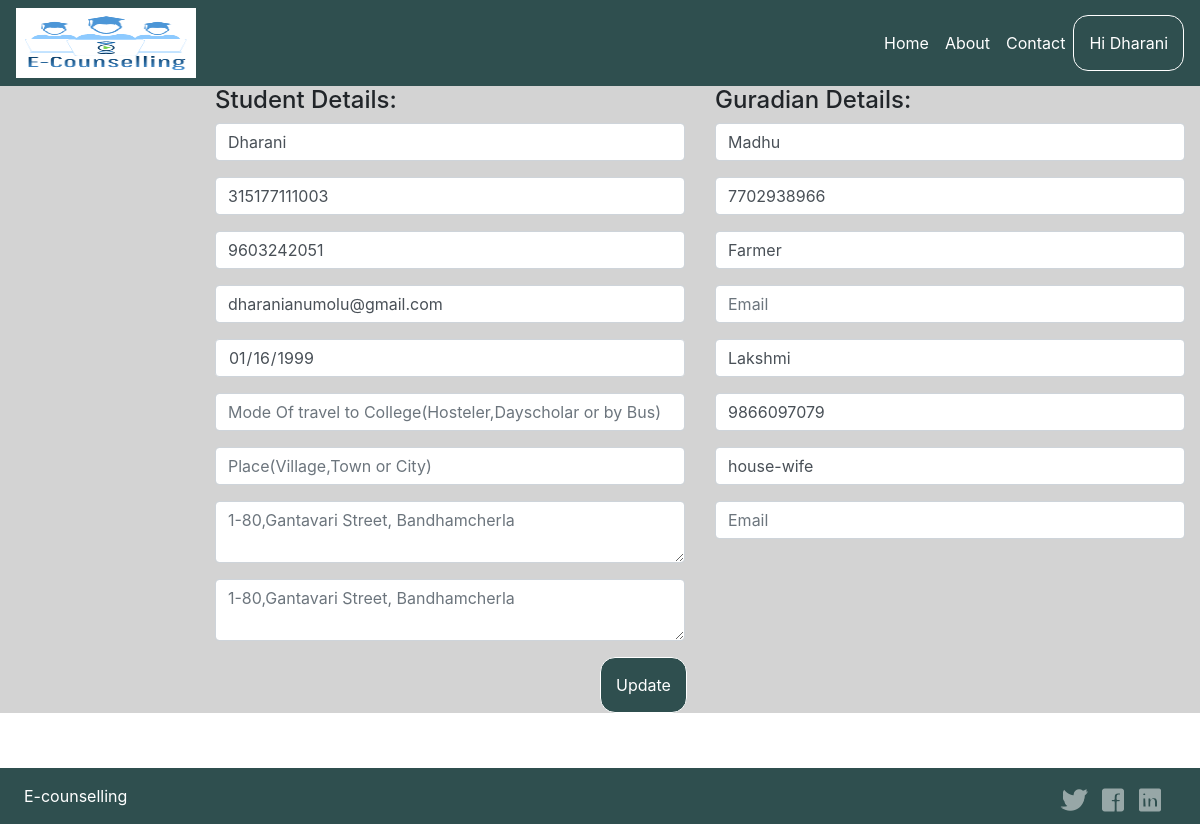
Screenshot of /edit_student_profile.php (signed in) with the database file from the repository.
### tables this page shows
CREATE TABLE `student_reg` (
  `username` varchar(50) NOT NULL,
  `userid` bigint(15) NOT NULL,
  `password` varchar(50) NOT NULL,
  `cpassword` varchar(50) NOT NULL
);

CREATE TABLE `student_profile` (
  `student_name` varchar(50) NOT NULL,
  `student_id` bigint(15) NOT NULL,
  `phno` bigint(15) NOT NULL,
  `email` varchar(50) NOT NULL,
  `dob` date NOT NULL,
  `gender` varchar(11) NOT NULL,
  `presaddr` varchar(100) NOT NULL,
  `permaddr` varchar(100) NOT NULL,
  `image` longblob NOT NULL,
  `fname` varchar(50) NOT NULL,
  `fphno` bigint(15) NOT NULL,
  `foccu` varchar(30) NOT NULL,
  `femail` varchar(50) NOT NULL,
  `mname` varchar(50) NOT NULL,
  `mphno` bigint(15) NOT NULL,
  `moccu` varchar(50) NOT NULL,
  `memail` varchar(50) NOT NULL,
  `mtc` varchar(20) NOT NULL,
  `place` varchar(20) NOT NULL
);

### student_session.php (called while the page is built, shortened)
 <?php
include('connection.php');
 $user_check = $_SESSION['login_user'];
	$sql = "select username from student_reg where userid = '$user_check'";
	$ses_sql = mysqli_query($con, $sql);
	$row = mysqli_fetch_assoc($ses_sql);
	$login_session = $row['username'];
	$session_id = $user_check;
?>

### edit_student_profile.php (the view, shortened to what this page needs)
<?php
include('connection.php');
include('student_session.php');
?>
<!doctype html>
<html lang="en">
  <head>
    <link rel="stylesheet" href="https://stackpath.bootstrapcdn.com/bootstrap/4.2.1/css/bootstrap.min.css">
    <link rel="stylesheet" href="sytle.css" class="css">
    <link rel="stylesheet" href="https://use.fontawesome.com/releases/v5.0.13/css/all.css">
  </head>
  <body>
    <div class="flex-wrapper">
        <nav class="navbar navbar-expand-md navbar-dark bg-dark">
		<div class="navbar-collapse collapse w-100 order-1 order-md-0 dual-collapse2">
			<ul class="navbar-nav mr-auto">
				<li class="nav-item active">
			   <img src="images/7c787b68-5ede-454b-82e4-b18a90555daf.png" alt="" width="180" height="70">
				</li>
			</ul>
		</div>
		<div class="navbar-collapse collapse w-100 order-3 dual-collapse2">
			<ul class="navbar-nav ml-auto">
            <li class="nav-item">
                <a class="nav-link" href="index.php">Home</a>
            </li>
            <li class="nav-item">
                <a class="nav-link" href="about.php" >About</a>
            </li>
            <li class="nav-item">
                <a class="nav-link" href="contact.html">Contact</a>
            </li>
			</ul>
            <div class="dropdown">
				<button class="btn">Hi <?php echo $login_session; ?></button>
			</div>
		</div>
		</nav>
<?php
							$sql="SELECT * from student_profile where student_id = '$session_id'";
							$con = mysqli_connect("localhost","root","","sample");
							$rs= mysqli_query($con, $sql) or die(mysql_error());
								while($res=mysqli_fetch_array($rs))
								{
									$userid = $res['student_id'];
									$name = $res['student_name'];
									$phno = $res['phno'];
									$email = $res['email'];
									$dob = $res['dob'];
									$permaddr = $res['permaddr'];
									$presaddr = $res['presaddr'];
									$fname = $res['fname'];
									$fphno = $res['fphno'];
									$foccu = $res['foccu'];
									$femail = $res['femail'];
									$mname = $res['mname'];
									$mphno = $res['mphno'];
									$moccu = $res['moccu'];
									$memail = $res['memail'];
									$mtc = $res['mtc'];
									$place = $res['place'];
								}
									?>
    <div class="site-content container-fluid ">
        <div class="row">
            <div class="col-sm-2"></div>
            <div class="col-sm-5">
<form name="myform" method="POST" action="edit_student_profile_code.php" enctype="multipart/form-data">
<h4>Student Details:</h4>
                <div class="form-group">
                    <input type="text" class="form-control" id="exampleInputEmail1" name="sname" placeholder="Student Name" value="<?php echo $name; ?>">
                  </div>
				  <div class="form-group">
                    <input type="number" class="form-control" id="exampleInputEmail1" name="sid" placeholder="ID" value="<?php echo $userid; ?>">
                  </div>
                <div class="form-group">
                    <input type="number" class="form-control" id="exampleInputEmail1" name="phno" placeholder="MobileNo" value="<?php echo $phno; ?>">
                  </div>
				<div class="form-group">
                    <input type="email" class="form-control" id="exampleInputEmail1" name="email" placeholder="Email" value="<?php echo $email; ?>">
                  </div>
                  <div class="form-group">
                    <input type="date" class="form-control" id="exampleInputEmail1" name="dob" placeholder="Date of Birth" value="<?php echo $dob; ?>">
                  </div>
				  <div class="form-group">
                    <input type="text" class="form-control" id="exampleInputEmail1" name="mtc" placeholder="Mode Of travel to College(Hosteler,Dayscholar or by Bus)" value="<?php echo $mtc; ?>">
                  </div>
                  <div class="form-group">
                    <input type="text" class="form-control" id="exampleInputEmail1" name="place" placeholder="Place(Village,Town or City)" value="<?php echo $place; ?>">
                  </div>
                  <div class="form-group">
                     <textarea class="form-control" id="exampleFormControlTextarea1" rows="2" name="addr" placeholder="<?php echo $presaddr; ?>" value="<?php echo $presaddr; ?>"></textarea>
                   </div>
					<div class="form-group">
                     <textarea class="form-control" id="exampleFormControlTextarea1" rows="2" name="permaddr" value="<?php echo $permaddr ; ?>" placeholder="<?php echo $permaddr ; ?>"></textarea>
                   </div>
            </div>
            <div class="col-sm-5">
                <h4>Guradian Details:</h4>
                <div class="form-group">
                    <input type="text" class="form-control" id="exampleInputEmail1" name="f_name" placeholder="Father's Name" value="<?php echo $fname; ?>">
                  </div>
                <div class="form-group">
                    <input type="number" class="form-control" id="exampleInputEmail1" name="f_phno" placeholder="MobileNo" value="<?php echo $fphno; ?>">
                  </div>
                  <div class="form-group">
                    <input type="text" class="form-control" id="exampleInputEmail1" name="f_occu" placeholder="Occupation" value="<?php echo $foccu; ?>">
                  </div>
				  <div class="form-group">
                    <input type="email" class="form-control" id="exampleInputEmail1" name="f_email" placeholder="Email" value="<?php echo $femail; ?>">
                  </div>
                <div class="form-group">
                    <input type="text" class="form-control" id="exampleInputEmail1" name="m_name" placeholder="Mother's Name" value="<?php echo $mname; ?>">
                  </div>
                  <div class="form-group">
                    <input type="number" class="form-control" id="exampleInputEmail1" name="m_phno" placeholder="MobileNo" value="<?php echo $mphno; ?>">
                  </div>
                  <div class="form-group">
                    <input type="text" class="form-control" id="exampleInputEmail1" name="m_occu" placeholder="Occupation" value="<?php echo $moccu; ?>">
                  </div>
				<div class="form-group">
                    <input type="email" class="form-control" id="exampleInputEmail1" name="m_email" placeholder="Email" value="<?php echo $memail; ?>">
                  </div>
				  </div>
			<div class="col-sm-6"></div>
			<input type="submit" class="btn " name="submit" value="Update"></button>
        </div>
    </div>
<div class="footer">
  <nav class="navbar navbar-expand-md navbar-dark bg-dark">
    <div class="navbar-collapse collapse w-100 order-1 order-md-0 dual-collapse2">
        <ul class="navbar-nav mr-auto">
            <li class="nav-item active">
                <a class="nav-link" href="#">E-counselling</a>
            </li>
        </ul>
    </div>
    <div class="navbar-collapse collapse w-100 order-3 dual-collapse2">
        <ul class="navbar-nav ml-auto">
          <li class="nav-item">
            <a class="nav-link" href="#"><i class=" close fab fa-twitter"style="color:white;"></i></a>
        </li>
        <li class="nav-item">
            <a class="nav-link" href="#"><i class="fab fa-facebook-square close"style="color:white;"></i></a>
        </li>
         <li class="nav-item">
            <a class="nav-link" href="#"><i class="fab fa-linkedin close"style="color:white;"></i></a>
        </li>
             <li class="nav-item">
                <a class="nav-link" href="#"></a>
            </li>
        </ul>
    </div>
</nav>
  </div>
  </div>
</body>
</html>

### sytle.css (style rules this page uses)
.navbar { background-color:darkslategray !important; }
.navbar .navbar-nav li a { color: #FFF ! important; }
.btn { padding-left: 15px; padding-right: 15px; padding-top: 15px; padding-bottom: 15px; text-align: center; color:white; background-color: darkslategray; border-radius: 15px; border-color: white; }
.close { color: white; }
html, body, header, footer { height:100%; }
.footer { left: 0; bottom: 0; width: 100%; background-color:black; color: white; text-align: center; height: 2em; position:relative; margin-top:auto; }
.flex-wrapper { display: flex; min-height: 100vh; flex-direction: column; justify-content: space-between }
.site-content { background-color: lightgrey }
[type="date"] { background:#fff url(https://cdn1.iconfinder.com/data/icons/cc_mono_icon_set/blacks/16x16/calendar_2.png) 97% 50% no-repeat ; }

### edit_student_profile.php (style rules this page uses)
.dropdown { position: relative; display: inline-block; }

### rows the page displays
student_reg: username "Dharani"
student_profile: sname "Dharani", sid "315177111003", phno "9603242051", email "dharanianumolu@gmail.com", dob "01/16/1999", addr "1-80,Gantavari Street, Bandhamcherla", permaddr "1-80,Gantavari Street, Bandhamcherla", f_name "Madhu", f_phno "7702938966", f_occu "Farmer", m_name "Lakshmi", m_phno "9866097079", m_occu "house-wife"
